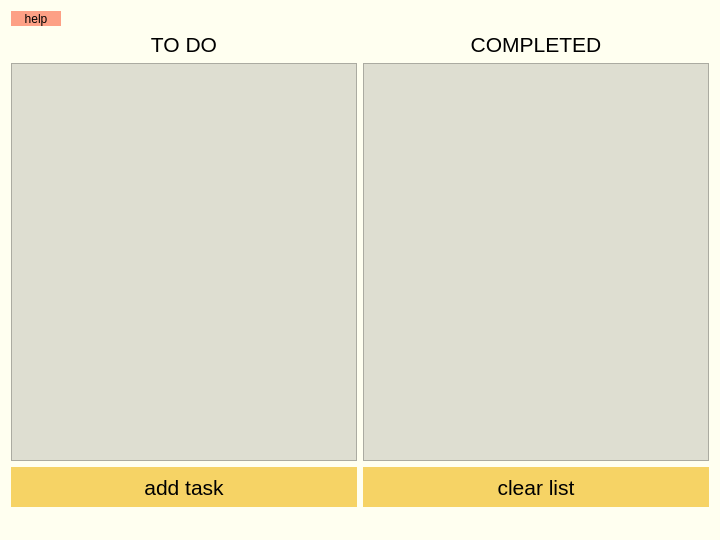
<?xml version="1.0" encoding="UTF-8"?>
<ui version="4.0">
 <class>MainWindow</class>
 <widget class="QMainWindow" name="MainWindow">
  <property name="geometry">
   <rect>
    <x>0</x>
    <y>0</y>
    <width>720</width>
    <height>540</height>
   </rect>
  </property>
  <property name="minimumSize">
   <size>
    <width>720</width>
    <height>540</height>
   </size>
  </property>
  <property name="palette">
   <palette>
    <active>
     <colorrole role="WindowText">
      <brush brushstyle="SolidPattern">
       <color alpha="255">
        <red>0</red>
        <green>0</green>
        <blue>0</blue>
       </color>
      </brush>
     </colorrole>
     <colorrole role="Button">
      <brush brushstyle="SolidPattern">
       <color alpha="255">
        <red>255</red>
        <green>255</green>
        <blue>240</blue>
       </color>
      </brush>
     </colorrole>
     <colorrole role="Text">
      <brush brushstyle="SolidPattern">
       <color alpha="255">
        <red>0</red>
        <green>0</green>
        <blue>0</blue>
       </color>
      </brush>
     </colorrole>
     <colorrole role="ButtonText">
      <brush brushstyle="SolidPattern">
       <color alpha="255">
        <red>0</red>
        <green>0</green>
        <blue>0</blue>
       </color>
      </brush>
     </colorrole>
     <colorrole role="Base">
      <brush brushstyle="SolidPattern">
       <color alpha="255">
        <red>255</red>
        <green>255</green>
        <blue>240</blue>
       </color>
      </brush>
     </colorrole>
     <colorrole role="Window">
      <brush brushstyle="SolidPattern">
       <color alpha="255">
        <red>255</red>
        <green>255</green>
        <blue>240</blue>
       </color>
      </brush>
     </colorrole>
    </active>
    <inactive>
     <colorrole role="WindowText">
      <brush brushstyle="SolidPattern">
       <color alpha="255">
        <red>0</red>
        <green>0</green>
        <blue>0</blue>
       </color>
      </brush>
     </colorrole>
     <colorrole role="Button">
      <brush brushstyle="SolidPattern">
       <color alpha="255">
        <red>255</red>
        <green>255</green>
        <blue>240</blue>
       </color>
      </brush>
     </colorrole>
     <colorrole role="Text">
      <brush brushstyle="SolidPattern">
       <color alpha="255">
        <red>0</red>
        <green>0</green>
        <blue>0</blue>
       </color>
      </brush>
     </colorrole>
     <colorrole role="ButtonText">
      <brush brushstyle="SolidPattern">
       <color alpha="255">
        <red>0</red>
        <green>0</green>
        <blue>0</blue>
       </color>
      </brush>
     </colorrole>
     <colorrole role="Base">
      <brush brushstyle="SolidPattern">
       <color alpha="255">
        <red>255</red>
        <green>255</green>
        <blue>240</blue>
       </color>
      </brush>
     </colorrole>
     <colorrole role="Window">
      <brush brushstyle="SolidPattern">
       <color alpha="255">
        <red>255</red>
        <green>255</green>
        <blue>240</blue>
       </color>
      </brush>
     </colorrole>
    </inactive>
    <disabled>
     <colorrole role="WindowText">
      <brush brushstyle="SolidPattern">
       <color alpha="255">
        <red>0</red>
        <green>0</green>
        <blue>0</blue>
       </color>
      </brush>
     </colorrole>
     <colorrole role="Button">
      <brush brushstyle="SolidPattern">
       <color alpha="255">
        <red>255</red>
        <green>255</green>
        <blue>240</blue>
       </color>
      </brush>
     </colorrole>
     <colorrole role="Text">
      <brush brushstyle="SolidPattern">
       <color alpha="255">
        <red>0</red>
        <green>0</green>
        <blue>0</blue>
       </color>
      </brush>
     </colorrole>
     <colorrole role="ButtonText">
      <brush brushstyle="SolidPattern">
       <color alpha="255">
        <red>0</red>
        <green>0</green>
        <blue>0</blue>
       </color>
      </brush>
     </colorrole>
     <colorrole role="Base">
      <brush brushstyle="SolidPattern">
       <color alpha="255">
        <red>255</red>
        <green>255</green>
        <blue>240</blue>
       </color>
      </brush>
     </colorrole>
     <colorrole role="Window">
      <brush brushstyle="SolidPattern">
       <color alpha="255">
        <red>255</red>
        <green>255</green>
        <blue>240</blue>
       </color>
      </brush>
     </colorrole>
    </disabled>
   </palette>
  </property>
  <property name="acceptDrops">
   <bool>false</bool>
  </property>
  <property name="windowTitle">
   <string>to do list</string>
  </property>
  <property name="styleSheet">
   <string notr="true">background: rgb(255, 255, 240);
color: black;
</string>
  </property>
  <widget class="QWidget" name="centralWidget">
   <layout class="QGridLayout" name="gridLayout">
    <item row="2" column="1">
     <widget class="QListWidget" name="completed">
      <property name="font">
       <font>
        <family>MS Shell Dlg 2</family>
        <pointsize>20</pointsize>
        <weight>50</weight>
        <italic>false</italic>
        <bold>false</bold>
        <stylestrategy>PreferAntialias</stylestrategy>
        <kerning>true</kerning>
       </font>
      </property>
      <property name="cursor" stdset="0">
       <cursorShape>ArrowCursor</cursorShape>
      </property>
      <property name="acceptDrops">
       <bool>true</bool>
      </property>
      <property name="autoFillBackground">
       <bool>false</bool>
      </property>
      <property name="styleSheet">
       <string notr="true">background: rgb(222, 222, 209);
color: rgb(0, 0, 0);
</string>
      </property>
      <property name="dragEnabled">
       <bool>true</bool>
      </property>
      <property name="dragDropMode">
       <enum>QAbstractItemView::DragDrop</enum>
      </property>
      <property name="defaultDropAction">
       <enum>Qt::MoveAction</enum>
      </property>
     </widget>
    </item>
    <item row="3" column="0">
     <widget class="QPushButton" name="addTask">
      <property name="minimumSize">
       <size>
        <width>0</width>
        <height>40</height>
       </size>
      </property>
      <property name="font">
       <font>
        <pointsize>16</pointsize>
       </font>
      </property>
      <property name="styleSheet">
       <string notr="true">background: #f6d365;
color: black;
border: none;</string>
      </property>
      <property name="text">
       <string>add task</string>
      </property>
     </widget>
    </item>
    <item row="1" column="1">
     <widget class="QLabel" name="label_2">
      <property name="font">
       <font>
        <pointsize>16</pointsize>
       </font>
      </property>
      <property name="styleSheet">
       <string notr="true">color: rgb(0, 0, 0)</string>
      </property>
      <property name="text">
       <string>COMPLETED</string>
      </property>
      <property name="alignment">
       <set>Qt::AlignCenter</set>
      </property>
     </widget>
    </item>
    <item row="1" column="0">
     <widget class="QLabel" name="label">
      <property name="font">
       <font>
        <pointsize>16</pointsize>
       </font>
      </property>
      <property name="styleSheet">
       <string notr="true">COLOR: #000000;</string>
      </property>
      <property name="text">
       <string>TO DO</string>
      </property>
      <property name="alignment">
       <set>Qt::AlignCenter</set>
      </property>
     </widget>
    </item>
    <item row="2" column="0">
     <widget class="QListWidget" name="toDo">
      <property name="font">
       <font>
        <family>MS Shell Dlg 2</family>
        <pointsize>20</pointsize>
       </font>
      </property>
      <property name="acceptDrops">
       <bool>true</bool>
      </property>
      <property name="autoFillBackground">
       <bool>true</bool>
      </property>
      <property name="styleSheet">
       <string notr="true">background: rgb(222, 222, 209);
color: rgb(0, 0, 0);
</string>
      </property>
      <property name="dragEnabled">
       <bool>true</bool>
      </property>
      <property name="dragDropMode">
       <enum>QAbstractItemView::DragDrop</enum>
      </property>
      <property name="defaultDropAction">
       <enum>Qt::MoveAction</enum>
      </property>
     </widget>
    </item>
    <item row="3" column="1">
     <widget class="QPushButton" name="clearList">
      <property name="minimumSize">
       <size>
        <width>40</width>
        <height>40</height>
       </size>
      </property>
      <property name="font">
       <font>
        <pointsize>16</pointsize>
       </font>
      </property>
      <property name="styleSheet">
       <string notr="true">background: #f6d365;
color: black;
border: none;</string>
      </property>
      <property name="text">
       <string>clear list</string>
      </property>
     </widget>
    </item>
    <item row="0" column="0" colspan="2">
     <widget class="QPushButton" name="helpButton">
      <property name="sizePolicy">
       <sizepolicy hsizetype="Fixed" vsizetype="Fixed">
        <horstretch>0</horstretch>
        <verstretch>0</verstretch>
       </sizepolicy>
      </property>
      <property name="minimumSize">
       <size>
        <width>50</width>
        <height>15</height>
       </size>
      </property>
      <property name="styleSheet">
       <string notr="true">background: #fda085;
color: black;
border: none;</string>
      </property>
      <property name="text">
       <string>help</string>
      </property>
     </widget>
    </item>
   </layout>
  </widget>
  <widget class="QStatusBar" name="statusBar"/>
 </widget>
 <layoutdefault spacing="6" margin="11"/>
 <resources/>
 <connections/>
</ui>
